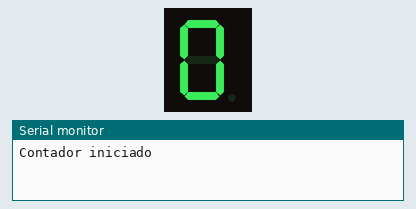
Recording of a sketch running on a simulated Arduino Uno, built with avr-gcc and run on an emulated ATmega328P. Parts: 1-digit seven-segment display, the last lines printed to the serial monitor. Wiring (from diagram.json): 1-digit 7-segment display, segments lit when HIGH: segments pin 2, pin 3, pin 4, pin 5, pin 6, pin 7, pin 8. The segment pins are drawn as the display they are named for.

Above: at 0.1 s.
At 3.1 s:
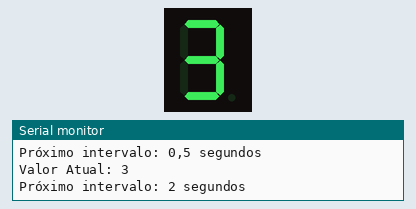
At 5.6 s:
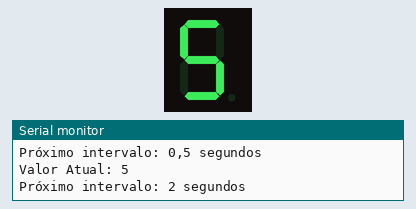
At 8.1 s:
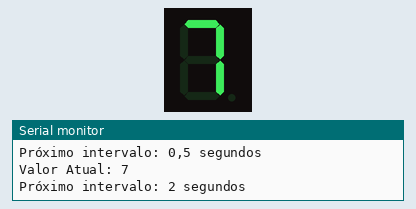
At 10.6 s:
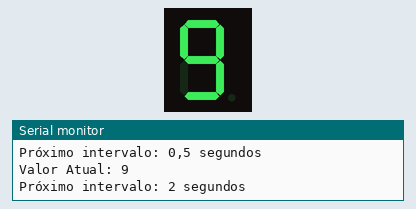
At 13.1 s:
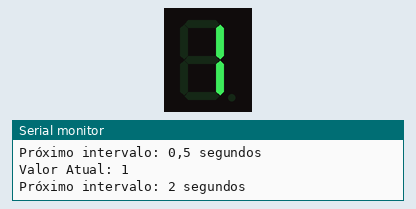

Measured:
- by itself, everything shown: repeats every 12.5 s, in 10 steps
- what the display in image 1 shows lasts 2.0 s, from 3.0 s to 5.0 s

The sketch:

app.ino
```cpp
#include <TimerOne.h>

int segmentPins[] = {2, 3, 4, 5, 6, 7, 8};
int digit = 0;                             // Contador de dígitos
bool fastInterval = true;                  // Controla o intervalo entre 0,5s e 2s
bool running = true;                       // Controla se o contador está rodando ou não

void showNumber(int num) {
  switch (num) {
    case 0:
      digitalWrite(2, 1);
      digitalWrite(3, 1);
      digitalWrite(4, 1);
      digitalWrite(5, 1);
      digitalWrite(6, 1);
      digitalWrite(7, 1);
      digitalWrite(8, 0);
      break;
    case 1:
      digitalWrite(2, 0);
      digitalWrite(3, 1);
      digitalWrite(4, 1);
      digitalWrite(5, 0);
      digitalWrite(6, 0);
      digitalWrite(7, 0);
      digitalWrite(8, 0);
      break;
    case 2:
      digitalWrite(2, 1);
      digitalWrite(3, 1);
      digitalWrite(4, 0);
      digitalWrite(5, 1);
      digitalWrite(6, 1);
      digitalWrite(7, 0);
      digitalWrite(8, 1);
      break;
    case 3:
      digitalWrite(2, 1);
      digitalWrite(3, 1);
      digitalWrite(4, 1);
      digitalWrite(5, 1);
      digitalWrite(6, 0);
      digitalWrite(7, 0);
      digitalWrite(8, 1);
      break;
    case 4:
      digitalWrite(2, 0);
      digitalWrite(3, 1);
      digitalWrite(4, 1);
      digitalWrite(5, 0);
      digitalWrite(6, 0);
      digitalWrite(7, 1);
      digitalWrite(8, 1);
      break;
    case 5:
      digitalWrite(2, 1);
      digitalWrite(3, 0);
      digitalWrite(4, 1);
      digitalWrite(5, 1);
      digitalWrite(6, 0);
      digitalWrite(7, 1);
      digitalWrite(8, 1);
      break;
    case 6:
      digitalWrite(2, 1);
      digitalWrite(3, 0);
      digitalWrite(4, 1);
      digitalWrite(5, 1);
      digitalWrite(6, 1);
      digitalWrite(7, 1);
      digitalWrite(8, 1);
      break;
    case 7:
      digitalWrite(2, 1);
      digitalWrite(3, 1);
      digitalWrite(4, 1);
      digitalWrite(5, 0);
      digitalWrite(6, 0);
      digitalWrite(7, 0);
      digitalWrite(8, 0);
      break;
    case 8:
      digitalWrite(2, 1);
      digitalWrite(3, 1);
      digitalWrite(4, 1);
      digitalWrite(5, 1);
      digitalWrite(6, 1);
      digitalWrite(7, 1);
      digitalWrite(8, 1);
      break;
    case 9:
      digitalWrite(2, 1);
      digitalWrite(3, 1);
      digitalWrite(4, 1);
      digitalWrite(5, 1);
      digitalWrite(6, 0);
      digitalWrite(7, 1);
      digitalWrite(8, 1);
      break;
  }
}

void incrementCounter() {
  if (running) {
    digit = (digit + 1) % 10; // Incrementa o contador e reseta para 0 após 9
    showNumber(digit);        // Exibe o número no display de 7 segmentos

    Serial.print("Valor Atual: ");
    Serial.println(digit);

    if (fastInterval) {
      Serial.println("Próximo intervalo: 2 segundos");
      Timer1.initialize(2000000);
    } else {
      Serial.println("Próximo intervalo: 0,5 segundos");
      Timer1.initialize(500000);
    }
    fastInterval = !fastInterval; // Alterna o intervalo
  }
}

void setup() {
  for (int i = 2; i <= 8; i++) {
    pinMode(i, OUTPUT);
  }

  Serial.begin(9600);

  // Timer1 com 0,5 segundos
  Timer1.initialize(500000);
  Timer1.attachInterrupt(incrementCounter); // Configurar a função de interrupção

  // Exibir o número inicial no display (0)
  showNumber(digit);

  // Mensagem inicial no monitor serial
  Serial.println("Contador iniciado");
}

void loop() {

}
```
